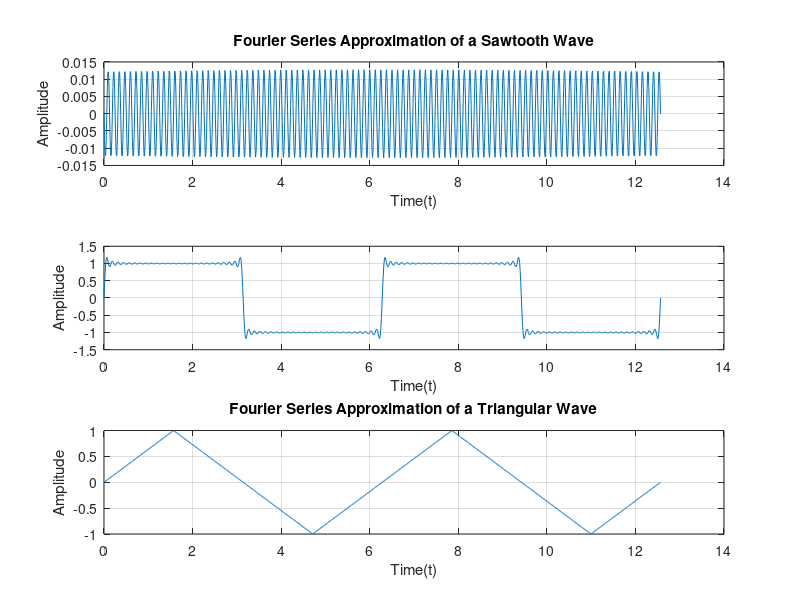

MATLAB code to generate this figure:
clc;
clear all;
close all;
T = 2*pi;
t=linspace(0,4*pi,1000);
N=50;

sq_wave=zeros(size(t));

omega=2*pi/T;
for n=1:N
    if mod(n,2)==1
        sq_wave=sq_wave+(4/(n*pi))*sin(n*omega*t);

    end       

end

plot(t,sq_wave);
grid on;
xlabel('Time(t)');
ylabel('Amplitude');
title('Fourier Series Approximation of a Square Wave');

subplot(3,1,1);
plot(t,sq_wave);
grid on;
xlabel('Time(t)');
ylabel('Amplitude');
title('Fourier Series Approximation of a Square Wave');

%2 st_wave
st_wave=zeros(size(t));
st_wave = st_wave + (2 / (n* pi)) * ((-1)^(n+1))* sin(n* omega* t);
plot(t,st_wave);
grid on;
xlabel('Time(t)');
ylabel('Amplitude');
title('Fourier Series Approximation of a Sawtooth Wave');
subplot(3,1,2);
plot(t,sq_wave);
grid on;
xlabel('Time(t)');
ylabel('Amplitude');

% 3 triangular wave
tr_wave = zeros(size(t));
for n = 1:2:(2*N-1)
    tr_wave = tr_wave + (8/pi^2) * ((-1)^((n-1)/2) / n^2) * sin(n*omega*t);
end

subplot(3,1,3);
plot(t,tr_wave);
grid on;
xlabel('Time(t)');
ylabel('Amplitude');
title('Fourier Series Approximation of a Triangular Wave');
